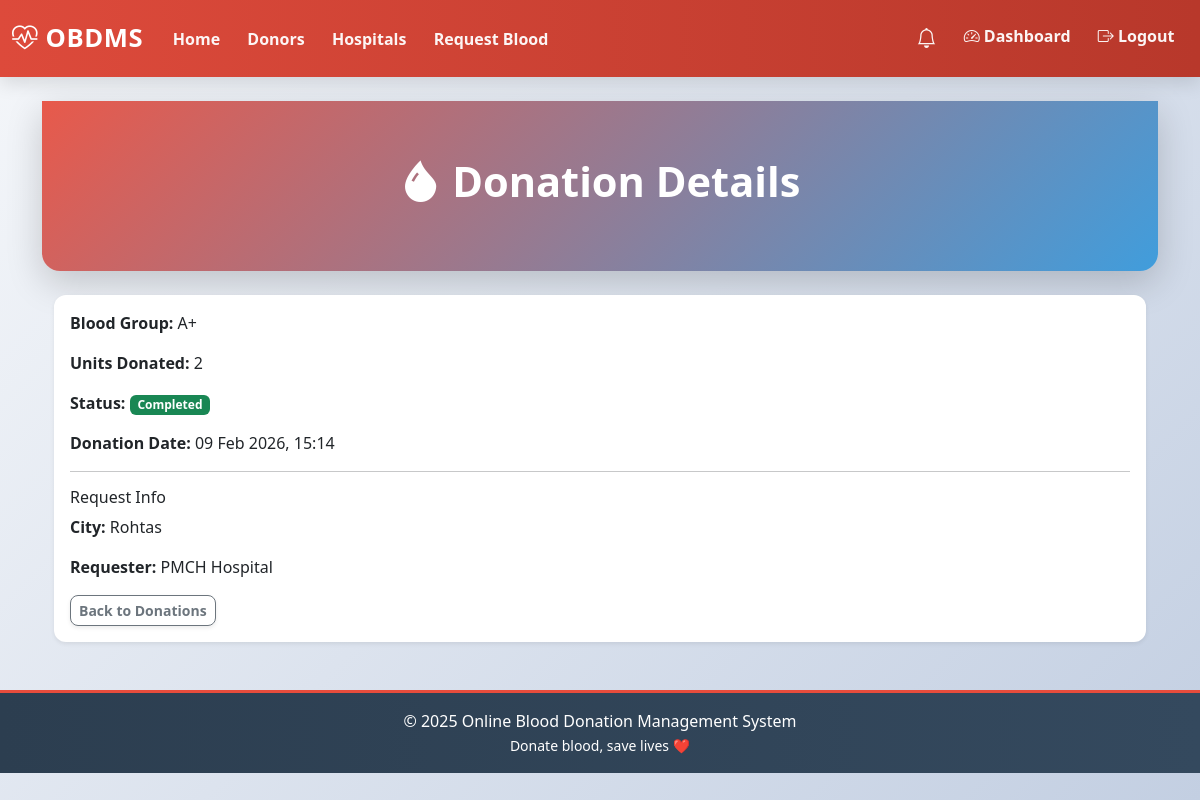
The page /donors/donations/1/ (signed in) on the database its author committed.
### donors/models.py (models this page shows, shortened)
class DonorDonation(models.Model):
    STATUS_CHOICES = [
        ("completed", "Completed"),
    ]
    donor = models.ForeignKey(
        Donor,
        on_delete=models.CASCADE,
        related_name="donations",
    )
    request = models.ForeignKey(
        "blood_requests.BloodRequest",
        on_delete=models.CASCADE,
        related_name="donations",
    )
    units_donated = models.PositiveIntegerField()
    donation_date = models.DateField(auto_now_add=True)
    status = models.CharField(
        max_length=20,
        choices=STATUS_CHOICES,
        default="completed",
    )
    created_at = models.DateTimeField(auto_now_add=True)
    class Meta:
        constraints = [
            models.UniqueConstraint(
                fields=["donor", "request"],
                name="unique_donor_request_donation",
            )
        ]

### blood_requests/models.py (models this page shows, shortened)
class BloodRequest(models.Model):
    STATUS_CHOICES = [
        ("open", "Open"),
        ("matched", "Matched"),
        ("fulfilled", "Fulfilled"),
        ("cancelled", "Cancelled"),
    ]
    requested_by = models.ForeignKey(
        User,
        on_delete=models.CASCADE,
        related_name="blood_requests",
    )
    hospital = models.ForeignKey(
        Hospital,
        on_delete=models.SET_NULL,
        null=True,
        blank=True,
        related_name="blood_requests",
    )
    blood_group = models.CharField(
        max_length=5,
        choices=BLOOD_GROUP_CHOICES,
    )
    units_required = models.PositiveIntegerField()
    city = models.CharField(max_length=100)
    contact_info = models.CharField(max_length=200)
    status = models.CharField(
        max_length=20,
        choices=STATUS_CHOICES,
        default="open",
    )
    created_at = models.DateTimeField(auto_now_add=True)
    class Meta:
        ordering = ["-created_at"]

### hospitals/models.py (models this page shows, shortened)
class Hospital(models.Model):
    CATEGORY_CHOICES = [
        ("government", "Government"),
        ("private", "Private"),
        ("trust", "Trust"),
        ("clinic", "Clinic"),
    ]
    user = models.OneToOneField(
        User,
        on_delete=models.CASCADE,
        related_name="hospital",
    )
    hospital_name = models.CharField(max_length=200)
    category = models.CharField(max_length=20, choices=CATEGORY_CHOICES)
    contact_person = models.CharField(max_length=100)
    phone = models.CharField(max_length=15)
    address = models.TextField()
    state = models.CharField(max_length=100)
    city = models.CharField(max_length=100)
    licence_number = models.CharField(
        max_length=50,
        unique=True,
        help_text="Government issued hospital licence number",
    )
    created_at = models.DateTimeField(auto_now_add=True)
    class Meta:
        ordering = ["hospital_name"]

### donors/views.py (the view)
@login_required
def donation_detail(request, donation_id):
    donor = get_object_or_404(Donor, user=request.user)
    donation = get_object_or_404(
        DonorDonation,
        id=donation_id,
        donor=donor,
    )
    return render(
        request,
        "donor/donation_detail.html",
        {
            "donation": donation,
        },
    )

### templates/donor/donation_detail.html (shortened to what this page needs)
{% extends "base.html" %}
{% block content %}
<div class="page-header mb-4">
  <h1><i class="bi bi-droplet-fill"></i> Donation Details</h1>
</div>
<div class="container mb-5">
  <div class="card shadow-sm">
    <div class="card-body">
      <p><strong>Blood Group:</strong> {{ donation.request.blood_group }}</p>
      <p><strong>Units Donated:</strong> {{ donation.units_donated }}</p>
      <p><strong>Status:</strong>
        <span class="badge bg-success">
          {{ donation.status|title }}
        </span>
      </p>
      <p><strong>Donation Date:</strong>
        {{ donation.created_at|date:"d M Y, H:i" }}
      </p>
      <hr>
      <h6>Request Info</h6>
      <p><strong>City:</strong> {{ donation.request.city }}</p>
      <p><strong>Requester:</strong>
        {% if donation.request.hospital %}
          {{ donation.request.hospital.hospital_name }}
        {% endif %}
      </p>
      <div class="mt-3">
        <a href="{% url 'donors:donor-donations' %}"
           class="btn btn-outline-secondary btn-sm">
          Back to Donations
        </a>
      </div>
    </div>
  </div>
</div>
{% endblock %}

### static/style.css (style rules this page uses)
:root { --primary-color: #e74c3c; --secondary-color: #3498db; --success-color: #27ae60; --warning-color: #f39c12; --danger-color: #e74c3c; --light-color: #ecf0f1; --dark-color: #2c3e50; --gradient-primary: linear-gradient(135deg, #e74c3c, #c0392b); --gradient-secondary: linear-gradient(135deg, #3498db, #2980b9); --gradient-success: linear-gradient(135deg, #27ae60, #229954); --shadow-sm: 0 2px 4px rgba(0,0,0,.08); --shadow-md: 0 6px 18px rgba(0,0,0,.12); --shadow-lg: 0 12px 36px rgba(0,0,0,.18); --transition: all .28s cubic-bezier(.4,0,.2,1); }
* { margin: 0; padding: 0; box-sizing: border-box; }
html, body { font-family: "Segoe UI", system-ui, sans-serif; background: linear-gradient(135deg, #f5f7fa, #c3cfe2); min-height: 100vh; color: var(--dark-color); }
.page-header, .hero { background: linear-gradient(135deg, rgba(231,76,60,.92), rgba(52,152,219,.92)); color: #fff; padding: 3.5rem 1.5rem; text-align: center; border-radius: 0 0 18px 18px; box-shadow: var(--shadow-lg); margin-bottom: 2rem; }
.page-header h1, .hero h1 { font-size: 2.6rem; font-weight: 800; }
.card { border: none; border-radius: 12px; box-shadow: var(--shadow-md); transition: var(--transition); overflow: hidden; }
.btn { border-radius: 8px; font-weight: 700; transition: var(--transition); box-shadow: var(--shadow-sm); }

### rows shown on the page
DonorDonation: request.blood_group "A+", units_donated "2", status "Completed", created_at "09 Feb 2026, 15:14", request.city "Rohtas", request.hospital.hospital_name "PMCH Hospital"
